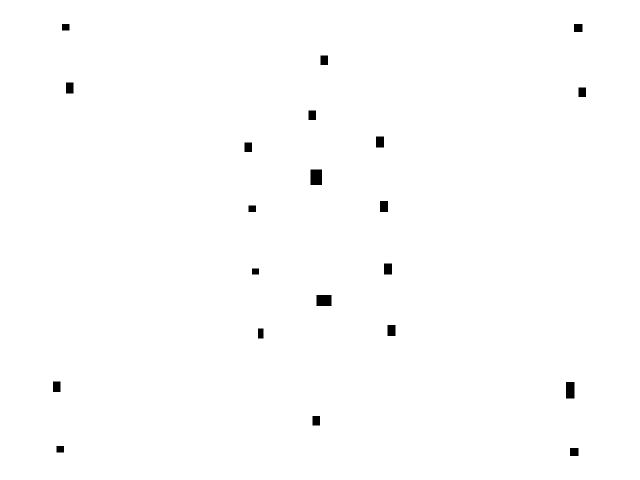
#> input picture Untitled Folder/mask1.png, 1280 x 960 px (shown at 1/2 size)
$ jupyter execute --allow-errors 'Activity 2 Part 2.ipynb'
#> lines starting #> are read from the running program, lines starting #| are printed output that depends on the picture; after the words box and inside, x2 and y2 are one past the last pixel; in counts of white or black regions, pixels touching at a corner belong together
# Activity 2 Part 2

import numpy as n

[cell 1]
import numpy as np
import matplotlib.pyplot as plt
import matplotlib.image as mpimg

[cell 2]
N = 400 # drawing size
x = np.linspace(-1, 1, num = N) # x values
y = x # y values
f = 4 # frequency

X,Y = np.meshgrid(x,y) # create mesh grid
R = np.sin(2 * np.pi * f * X) # find sin wave values
R_normalized = 255 * (R + 1) / 2 # normalize the values
sin_x = np.zeros(np.shape(R_normalized))
sin_x = R_normalized

plt.imshow(sin_x, cmap = 'gray')
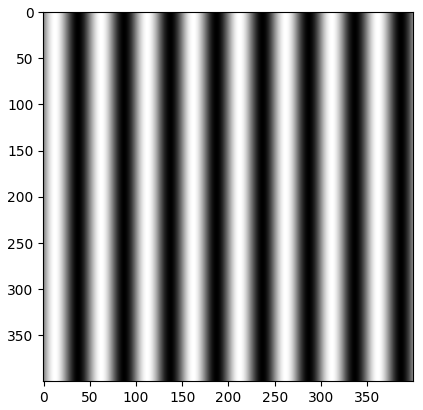
#> figure drawn by matplotlib, 1 panel

[cell 3]
theta = 30
z = np.sin(2 * np.pi * f * (Y * np.sin(theta) + X * np.cos(theta)))

plt.imshow(z, cmap='gray')
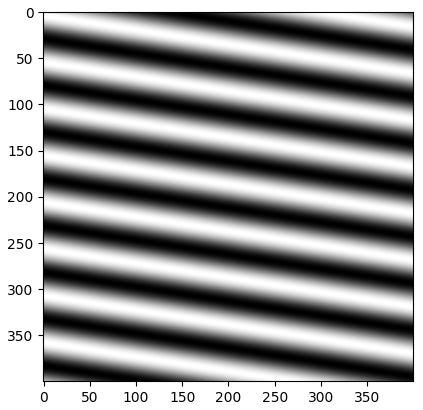
#> figure drawn by matplotlib, 1 panel

[cell 4]
def fourier_(img):

    imgf = np.fft.fft2(img)
    imgf_shift = np.fft.fftshift(imgf)

    fig, ax = plt.subplots(2,2, figsize = (10,10))

    ax[0][0].imshow(abs(img), cmap='gray')
    ax[0][0].set_title('image')
    ax[0][0].set_xticks([])
    ax[0][0].set_yticks([])
    ax[0][1].imshow(abs(imgf), cmap = 'gray')
    ax[0][1].set_title('fourier ')
    ax[0][1].set_xticks([])
    ax[0][1].set_yticks([])
    ax[1][0].imshow(abs(imgf_shift), cmap = 'gray')
    ax[1][0].set_title('fourier shift')
    ax[1][0].set_xticks([])
    ax[1][0].set_yticks([])
    ax[1][1].imshow(abs(np.log(imgf_shift)), cmap = 'gray')
    ax[1][1].set_title('log shift')
    ax[1][1].set_xticks([])
    ax[1][1].set_yticks([])

    plt.show()
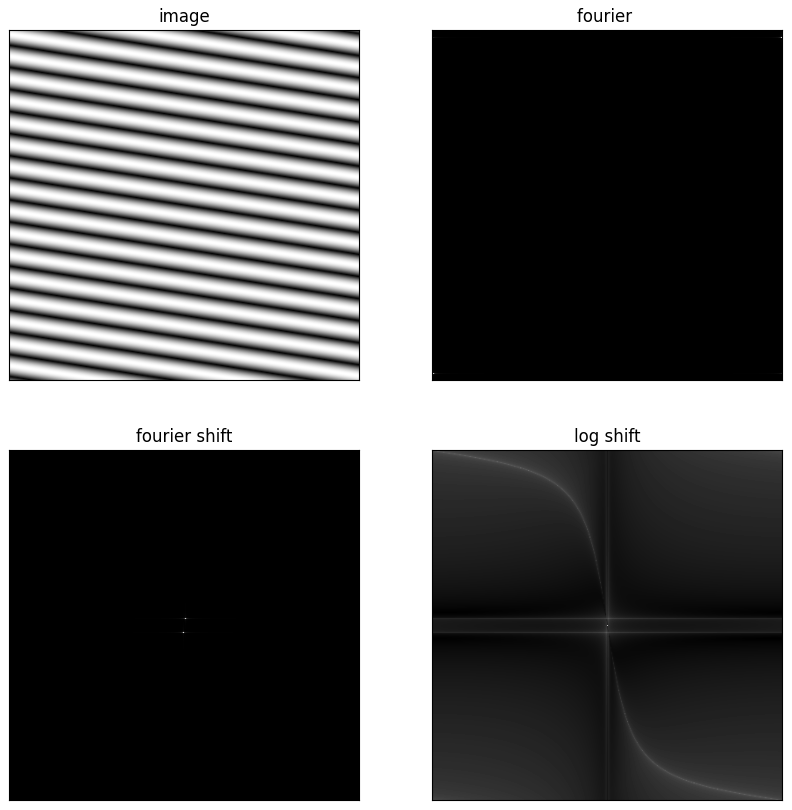
#> figure drawn by matplotlib, 4 panels
    return

[cell 5]
zf = np.fft.fft2(z)
zf_shift = np.fft.fftshift(zf)
#zf_shift_log = np.log()

def fourier(img):

    imgf = np.fft.fft2(img)
    imgf_shift = np.fft.fftshift(imgf)

    fig, ax = plt.subplots(1,4, figsize = (10,5))

    ax[0].imshow(abs(img), cmap='gray')
    ax[0].set_title('image')
    ax[0].set_xticks([])
    ax[0].set_yticks([])
    ax[1].imshow(abs(imgf), cmap = 'gray')
    ax[1].set_title('fourier ')
    ax[1].set_xticks([])
    ax[1].set_yticks([])
    ax[2].imshow(abs(imgf_shift), cmap = 'gray')
    ax[2].set_title('fourier shift')
    ax[2].set_xticks([])
    ax[2].set_yticks([])
    ax[3].imshow(abs(np.log(imgf_shift)), cmap = 'gray')
    ax[3].set_title('log shift')
    ax[3].set_xticks([])
    ax[3].set_yticks([])

    plt.show()
    return

fourier_(z)

[cell 6]
N = 400 # drawing size
x = np.linspace(-1, 1, num = N) # x values
y = x # y values
f = 4 # frequency

crisscross = np.sin(2 * np.pi * f * X) * np.sin(2 * np.pi * f * Y)
fourier_(crisscross)
#> in fourier_ (call 2), `plt.show()`:
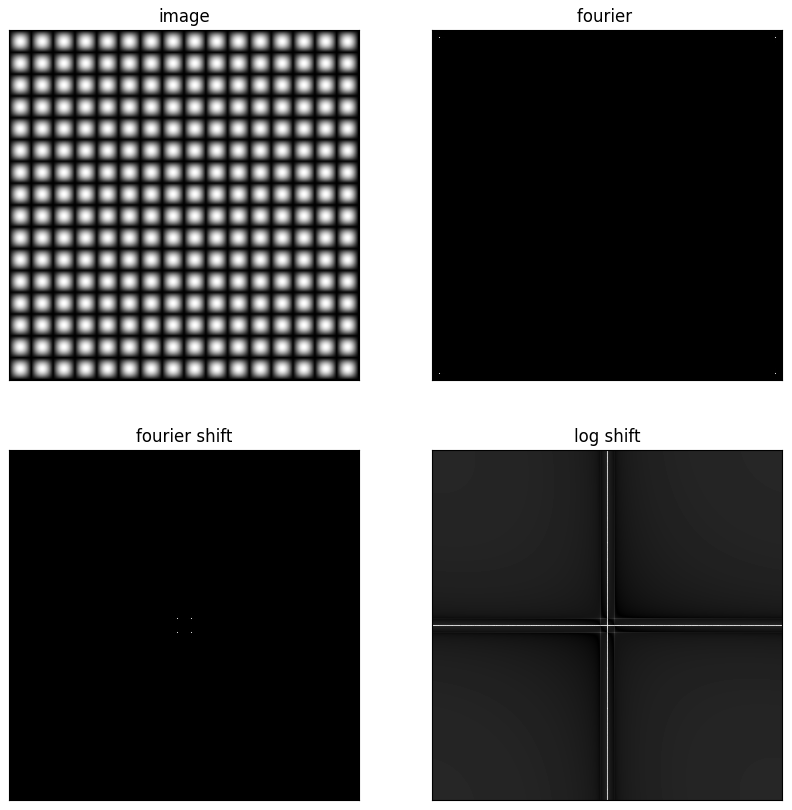
#> figure drawn by matplotlib, 4 panels

[cell 7]
theta = 45
z = np.sin(2 * np.pi * f * (Y * np.sin(theta) + X * np.cos(theta)))
fourier_(z)
#> in fourier_ (call 3), `plt.show()`:
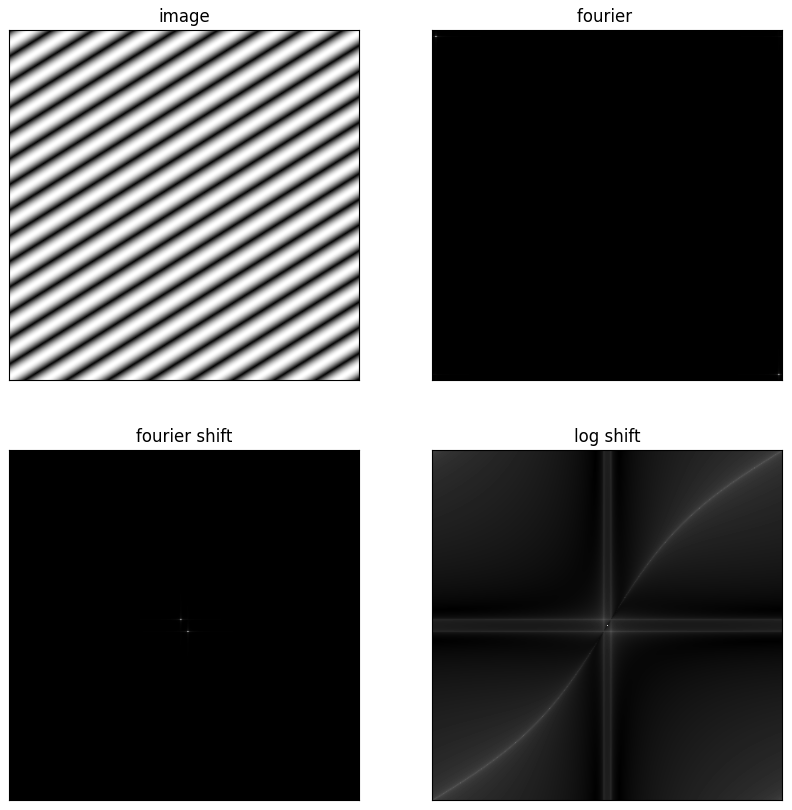
#> figure drawn by matplotlib, 4 panels

[cell 8]
z = np.sin(2 * np.pi * f * (Y * np.sin(theta) + X * np.cos(theta))) * np.sin(2 * np.pi * f * (Y * np.sin(-theta) + X * np.cos(-theta)))
fourier_(z)
#> in fourier_ (call 4), `plt.show()`:
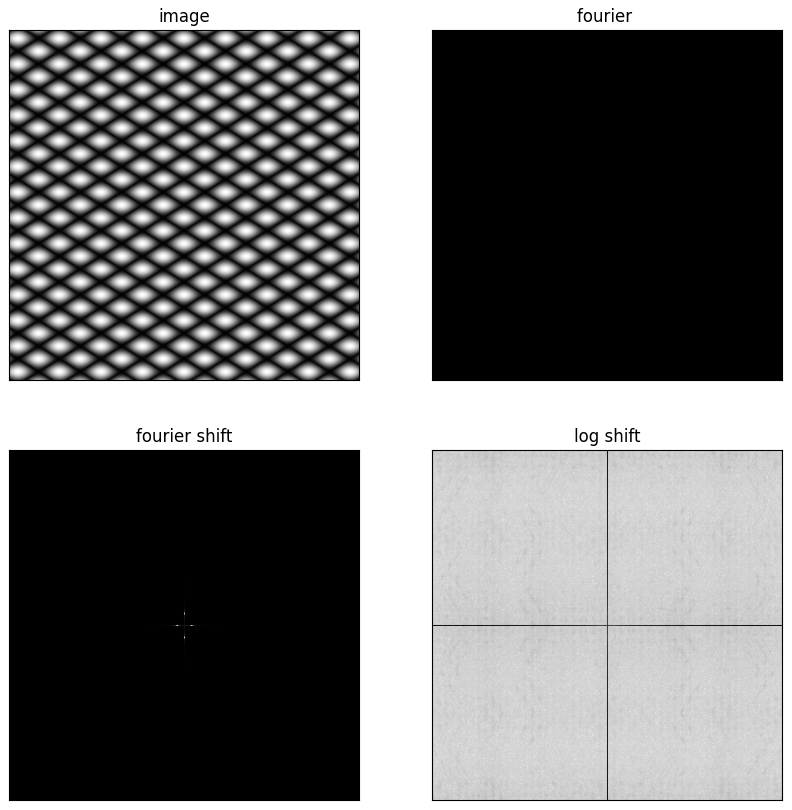
#> figure drawn by matplotlib, 4 panels

[cell 9]
def rgb2gray(rgb):
    """
    converts rgb image to grayscale
    """
    return np.dot(rgb[...,:3], [0.2989, 0.5870, 0.1140])

#> (a cell that did not finish here is left out)

#> (a cell that did not finish here is left out)

#> (a cell that did not finish here is left out)

#> (a cell that did not finish here is left out)

[cell 14]
mask = rgb2gray(plt.imread('mask1.png'))
#> in rgb2gray, `return np.dot(rgb[...,:3], [0.2989, 0.5870, 0.1140])`: returned value: shape (960, 1280) float64; values 0 (black) and 1 (white), 99.4% white; 21 black regions, largest, box (x1, y1, x2, y2) and area: (621, 339, 644, 370) 713, (633, 590, 663, 612) 660, (1132, 764, 1149, 797) 561
plt.imshow(mask)

[cell 15]
mask_shift = np.fft.fftshift(mask)
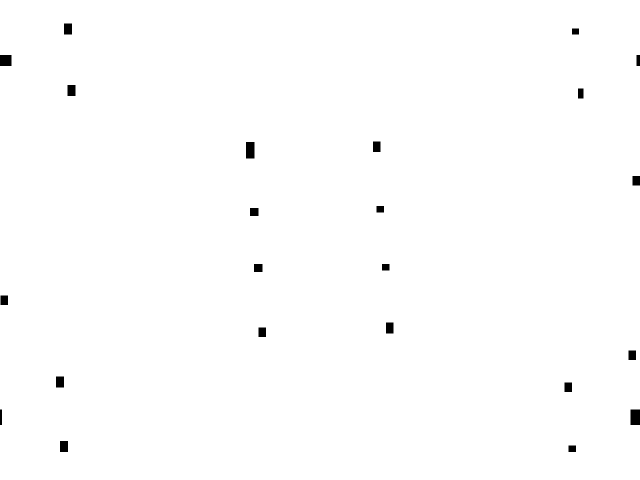
#> mask_shift: shape (960, 1280) float64 (shown at 1/2 size); values 0 (black) and 1 (white), 99.4% white; 23 black regions, largest, box (x1, y1, x2, y2) and area: (1261, 819, 1280, 850) 589, (492, 284, 509, 317) 561, (0, 110, 23, 132) 506
#> (the rest of this cell did not finish here and is left out)
